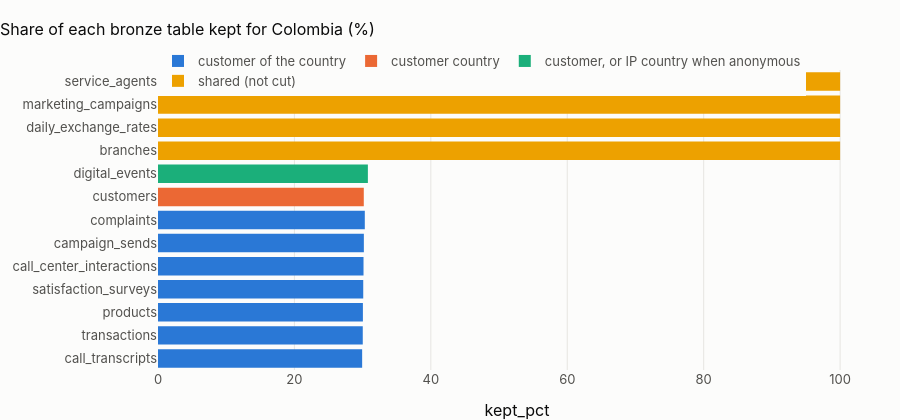

Write notebook code for a chart like this one.
### Code cell
fig = px.bar(
    cut[cut.zone == "bronze_raw"].sort_values("kept_pct"),
    x="kept_pct",
    y="table",
    orientation="h",
    color="rule",
    title=f"Share of each bronze table kept for {CTRY.name} (%)",
)
fig.update_layout(height=420, yaxis_title=None, legend_title=None)
fig.show()

### Figure 1 — Plotly figure (JSON) as saved in the notebook; plotly's stock layout.template omitted (floating-point values rounded to 4 significant figures)
{"data": [{"hovertemplate": "rule=customer of the country<br>kept_pct=%{x}<br>table=%{y}<extra></extra>", "legendgroup": "customer of the country", "marker": {"color": "#2a78d6", "pattern": {"shape": ""}}, "name": "customer of the country", "orientation": "h", "showlegend": true, "textposition": "auto", "type": "bar", "x": [29.93, 30.02, 30.04, 30.09, 30.13, 30.18, 30.32], "xaxis": "x", "y": ["call_transcripts", "transactions", "products", "satisfaction_surveys", "call_center_interactions", "campaign_sends", "complaints"], "yaxis": "y"}, {"hovertemplate": "rule=customer country<br>kept_pct=%{x}<br>table=%{y}<extra></extra>", "legendgroup": "customer country", "marker": {"color": "#eb6834", "pattern": {"shape": ""}}, "name": "customer country", "orientation": "h", "showlegend": true, "textposition": "auto", "type": "bar", "x": [30.17], "xaxis": "x", "y": ["customers"], "yaxis": "y"}, {"hovertemplate": "rule=customer, or IP country when anonymous<br>kept_pct=%{x}<br>table=%{y}<extra></extra>", "legendgroup": "customer, or IP country when anonymous", "marker": {"color": "#1baf7a", "pattern": {"shape": ""}}, "name": "customer, or IP country when anonymous", "orientation": "h", "showlegend": true, "textposition": "auto", "type": "bar", "x": [30.77], "xaxis": "x", "y": ["digital_events"], "yaxis": "y"}, {"hovertemplate": "rule=shared (not cut)<br>kept_pct=%{x}<br>table=%{y}<extra></extra>", "legendgroup": "shared (not cut)", "marker": {"color": "#eda100", "pattern": {"shape": ""}}, "name": "shared (not cut)", "orientation": "h", "showlegend": true, "textposition": "auto", "type": "bar", "x": [100.0, 100.0, 100.0, 100.0], "xaxis": "x", "y": ["branches", "daily_exchange_rates", "marketing_campaigns", "service_agents"], "yaxis": "y"}], "layout": {"barmode": "relative", "height": 420, "legend": {"title": {}, "tracegroupgap": 0}, "title": {"text": "Share of each bronze table kept for Colombia (%)"}, "xaxis": {"anchor": "y", "domain": [0.0, 1.0], "title": {"text": "kept_pct"}}, "yaxis": {"anchor": "x", "domain": [0.0, 1.0], "title": {}}}}
